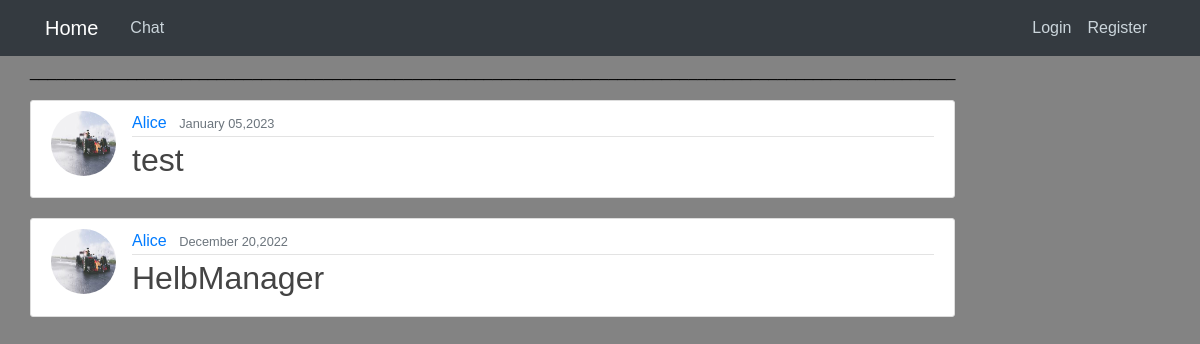
The page / on the database its author committed.
### blog/models.py (models this page shows, shortened)
class Post(models.Model):
    date_posted = models.DateTimeField(default=timezone.now)
    author = models.ForeignKey(User, on_delete=models.CASCADE)
    title = models.CharField(max_length=100)
    contributor = models.CharField(max_length=100)
    status = models.TextField()
    tasks_subtasks =  models.TextField()
    priority =  models.TextField()
    class Meta:
        ordering = ['contributor']

### users/models.py (models this page shows, shortened)
class Profile(models.Model):
    user = models.OneToOneField(User, on_delete=models.CASCADE)
    image = models.ImageField(default='default.jpg', upload_to='profile_pics')

### blog/views.py (the view)
# urls.py: path('', PostListView.as_view(), name='blog-home'),
class PostListView(ListView):
    model = Post
    template_name = 'blog/home.html' # <app>/<model>_<viewtype>.html
    context_object_name = 'posts'
    ordering = ['-date_posted']

### blog/templates/Blog/home.html (shortened to what this page needs)
{% extends "blog/base.html" %}
{% block content %}
<p>________________________________________________________________________________________________________</p>
{% for post in posts %}
       <article class="media content-section">
        <img class="rounded-circle article-img" src="{{ post.author.profile.image.url}}">
  <div class="media-body">
    <div class="article-metadata">
      <a class="mr-2" href="#">{{ post.author }}</a>
      <small class="text-muted">{{ post.date_posted|date:"F d,Y" }}</small>
    </div>
              <h2><a class="article-title" href="{% url 'post-detail' post.id %}">{{ post.title }}</a></h2>
  </div>
</article>
{% endfor %}
{% endblock %}

### blog/static/blog/main.css (style rules this page uses)
* { margin: 0; padding: 0; box-sizing: border-box; }
body { background: #838383; color: #000000; margin-top: 5rem; margin: 0; }
h1, h2, h3, h4, h5, h6 { color: #444444; }
.content-section { background: #ffffff; padding: 10px 20px; border: 1px solid #dddddd; border-radius: 3px; margin-bottom: 20px; }
.article-title { color: #444444; }
.article-img { height: 65px; width: 65px; margin-right: 16px; }
.article-metadata { padding-bottom: 1px; margin-bottom: 4px; border-bottom: 1px solid #e3e3e3 }
body { font-family: Arial, sans-serif; }

### rows shown on the page
Post: author.profile.image (picture), author "Alice", date_posted "January 05,2023", title "test"
Post: author.profile.image (picture), author "Alice", date_posted "December 20,2022", title "HelbManager"
